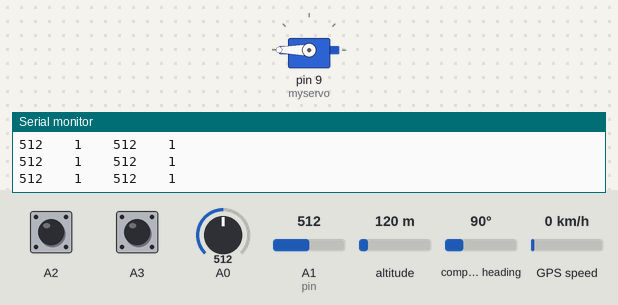
Bench run of a sketch on a simulated Arduino Uno, built with avr-gcc and run on an emulated ATmega328P. Parts: servo, the last lines printed to the serial monitor. The inputs (shaded band) are chosen by the test bench; at power-on: A3 HIGH, A2 HIGH, A0 = 512, A1 (pin) = 512, altitude 120 m, compass heading 90°, GPS speed 0 km/h. The GPS gets a fix after 3 s at 37.7749, -122.4194 with 8 satellites; no radio packets arrive unless stated.

Above: at 1.7 s.
1.8 s: A3 pulled LOW for 0.25 s
At 2.4 s:
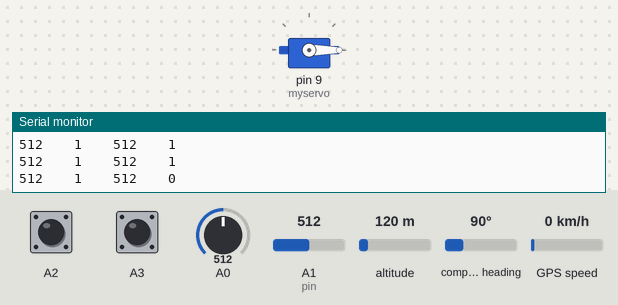
3.5 s: A2 pulled LOW for 0.25 s
At 4.9 s:
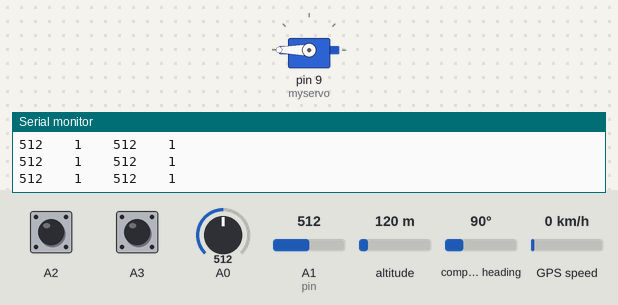
5.2 s: A3 pulled LOW for 1 s
At 6.5 s:
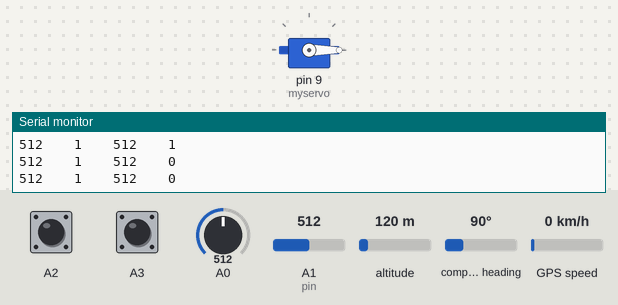
Timing chart, 0 to 8.2 s (numbered marks = the images above; inputs shaded):
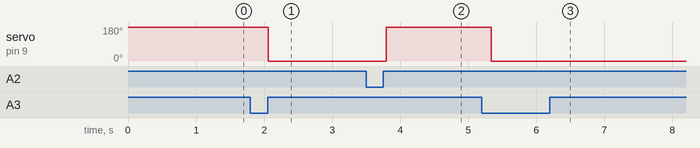

The sketch:

Transmitter.ino
```cpp
#include <SPI.h>
#include <nRF24L01.h>
#include <RF24.h>
#include <TinyGPS.h>
#include <Servo.h>
#include<SoftwareSerial.h>

RF24 radio(7, 8); // CE, CSN

const byte address[6] = "00001";

Servo myservo;

int pos = 0;

int state = 0;
const int pin = A1;
float gpslat, gpslon;

TinyGPS gps;
SoftwareSerial sgps(10, 11);
SoftwareSerial sgsm(2, 3);

void setup() {
  // put your setup code here, to run once:
pinMode(A0, INPUT_PULLUP);
pinMode(A1, INPUT_PULLUP);
pinMode(A2, INPUT_PULLUP);
pinMode(A3, INPUT_PULLUP);
 myservo.attach(9);

sgsm.begin(9600);
  sgps.begin(9600);

  radio.begin();
  radio.openWritingPipe(address);
  radio.setPALevel(RF24_PA_MIN);
  radio.stopListening();

Serial.begin(9600);
 myservo.write(180);
 delay(500);

}

void loop() {

  // put your main code here, to run repeatedly:
int m = analogRead(A0);
int n = analogRead(A1);
int o =digitalRead(A2);
int p =digitalRead(A3);
Serial.print(m);
Serial.print("    ");
Serial.print(o);
Serial.print("    ");
Serial.print(n);
Serial.print("    ");
Serial.println(p);
delay(100);

if(o==0)
{
  myservo.write(180);
 delay(500);


  }

  else if (p==0)

  {
     myservo.write(0);
 delay(500);

    }


sgps.listen();
  while (sgps.available())
  {
    int c = sgps.read();
    if (gps.encode(c))
    {
      gps.f_get_position(&gpslat, &gpslon);
    }
  }


if(m>=500)
{
   const char text[] = "H";
  radio.write(&text, sizeof(text));
  delay(100);

  }

  else
{
   const char text[] = "A";
  radio.write(&text, sizeof(text));
  delay(100);

  }

  if(n>=700)

  {

    sgsm.listen();
      sgsm.print("\r");
      delay(1000);
      sgsm.print("AT+CMGF=1\r");
      delay(1000);
      /*Replace XXXXXXXXXX to 10 digit mobile number &
        ZZ to 2 digit country code*/
      sgsm.print("AT+CMGS=\"+919560718291\"\r");
      delay(1000);
      //The text of the message to be sent.
      sgsm.print("Latitude :");
      sgsm.println(gpslat, 6);
      sgsm.print("Longitude:");
      sgsm.println(gpslon, 6);
      delay(1000);
      sgsm.write(0x1A);
      delay(4000);
 sgsm.println("ATD +919560718291;"); //replace x by your number
   delay(20000);
   //digitalWrite(5,HIGH);  // LED1 ON
   sgsm.println("ATH");
   delay(2000);
   Serial.println("calling.....");

    }

    else
    {
      Serial.print("");

      }
}
```

Measured:
- after the input at 1.8 s, servo on pin 9 (myservo): 180° → 0° after 0.26 s
- after the input at 3.5 s, servo on pin 9 (myservo): 0° → 180° after 0.30 s
- after the input at 5.2 s, servo on pin 9 (myservo): 180° → 0° after 0.14 s
